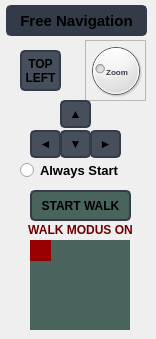
                    <widget class="QWidget" name="nav_page_grid">
                     <property name="styleSheet">
                      <string notr="true"/>
                     </property>
                     <widget class="QPushButton" name="btn_navigation_chg_to_free">
                      <property name="geometry">
                       <rect>
                        <x>6</x>
                        <y>5</y>
                        <width>141</width>
                        <height>31</height>
                       </rect>
                      </property>
                      <property name="minimumSize">
                       <size>
                        <width>0</width>
                        <height>0</height>
                       </size>
                      </property>
                      <property name="maximumSize">
                       <size>
                        <width>16777215</width>
                        <height>16777215</height>
                       </size>
                      </property>
                      <property name="font">
                       <font>
                        <pointsize>11</pointsize>
                        <bold>true</bold>
                       </font>
                      </property>
                      <property name="focusPolicy">
                       <enum>Qt::FocusPolicy::NoFocus</enum>
                      </property>
                      <property name="styleSheet">
                       <string notr="true">QPushButton {
	border: 2px solid rgb(52, 59, 72);
	border-radius: 5px;	
	background-color: rgb(52, 59, 72);
}
QPushButton:hover {
	background-color: rgb(57, 65, 80);
	border: 2px solid rgb(61, 70, 86);
}
QPushButton:pressed {	
	background-color: rgb(35, 40, 49);
	border: 2px solid rgb(43, 50, 61);
}</string>
                      </property>
                      <property name="text">
                       <string notr="true">Free Navigation</string>
                      </property>
                      <property name="iconSize">
                       <size>
                        <width>45</width>
                        <height>45</height>
                       </size>
                      </property>
                     </widget>
                     <widget class="QFrame" name="frame_6">
                      <property name="geometry">
                       <rect>
                        <x>85</x>
                        <y>40</y>
                        <width>61</width>
                        <height>61</height>
                       </rect>
                      </property>
                      <property name="frameShape">
                       <enum>QFrame::Shape::StyledPanel</enum>
                      </property>
                      <property name="frameShadow">
                       <enum>QFrame::Shadow::Raised</enum>
                      </property>
                      <widget class="QLabel" name="label_7">
                       <property name="geometry">
                        <rect>
                         <x>17</x>
                         <y>24</y>
                         <width>30</width>
                         <height>16</height>
                        </rect>
                       </property>
                       <property name="font">
                        <font>
                         <pointsize>6</pointsize>
                         <bold>true</bold>
                        </font>
                       </property>
                       <property name="styleSheet">
                        <string notr="true">background: transparent;
color:rgb(52, 59, 72);</string>
                       </property>
                       <property name="text">
                        <string notr="true">Zoom</string>
                       </property>
                       <property name="alignment">
                        <set>Qt::AlignmentFlag::AlignCenter</set>
                       </property>
                      </widget>
                      <widget class="QDial" name="dial_image_scale">
                       <property name="geometry">
                        <rect>
                         <x>0</x>
                         <y>0</y>
                         <width>61</width>
                         <height>61</height>
                        </rect>
                       </property>
                       <property name="focusPolicy">
                        <enum>Qt::FocusPolicy::NoFocus</enum>
                       </property>
                       <property name="toolTip">
                        <string>Scaling of image</string>
                       </property>
                       <property name="autoFillBackground">
                        <bool>false</bool>
                       </property>
                       <property name="styleSheet">
                        <string notr="true">QDial {
	border: 2px solid rgb(52, 59, 72);
	border-radius: 5px;	
   
}
QDial:hover {
	background-color: rgb(57, 65, 80);
	border: 2px solid rgb(61, 70, 86);
}
QDial:pressed {	
	background-color: rgb(35, 40, 49);
	border: 2px solid rgb(43, 50, 61);
}</string>
                       </property>
                       <property name="minimum">
                        <number>1</number>
                       </property>
                       <property name="maximum">
                        <number>10</number>
                       </property>
                       <property name="value">
                        <number>3</number>
                       </property>
                       <property name="tracking">
                        <bool>false</bool>
                       </property>
                       <property name="orientation">
                        <enum>Qt::Orientation::Horizontal</enum>
                       </property>
                       <property name="invertedAppearance">
                        <bool>false</bool>
                       </property>
                       <property name="invertedControls">
                        <bool>false</bool>
                       </property>
                       <property name="wrapping">
                        <bool>false</bool>
                       </property>
                       <property name="notchTarget">
                        <double>3.700000000000000</double>
                       </property>
                       <property name="notchesVisible">
                        <bool>false</bool>
                       </property>
                      </widget>
                      <zorder>dial_image_scale</zorder>
                      <zorder>label_7</zorder>
                     </widget>
                     <widget class="QLabel" name="label_walk_modus">
                      <property name="geometry">
                       <rect>
                        <x>20</x>
                        <y>220</y>
                        <width>121</width>
                        <height>20</height>
                       </rect>
                      </property>
                      <property name="font">
                       <font>
                        <pointsize>9</pointsize>
                        <bold>true</bold>
                       </font>
                      </property>
                      <property name="styleSheet">
                       <string notr="true">color: rgb(106, 0, 0)</string>
                      </property>
                      <property name="text">
                       <string notr="true">WALK MODUS ON</string>
                      </property>
                      <property name="alignment">
                       <set>Qt::AlignmentFlag::AlignCenter</set>
                      </property>
                     </widget>
                     <widget class="QPushButton" name="btn_navigation_r">
                      <property name="geometry">
                       <rect>
                        <x>90</x>
                        <y>130</y>
                        <width>31</width>
                        <height>28</height>
                       </rect>
                      </property>
                      <property name="font">
                       <font>
                        <bold>true</bold>
                       </font>
                      </property>
                      <property name="focusPolicy">
                       <enum>Qt::FocusPolicy::NoFocus</enum>
                      </property>
                      <property name="styleSheet">
                       <string notr="true">QPushButton {
	border: 2px solid rgb(52, 59, 72);
	border-radius: 5px;	
	background-color: rgb(72, 79, 92);
}
QPushButton:hover {
	background-color: rgb(57, 65, 80);
	border: 2px solid rgb(61, 70, 86);
}
QPushButton:pressed {	
	background-color: rgb(35, 40, 49);
	border: 2px solid rgb(43, 50, 61);
}</string>
                      </property>
                      <property name="text">
                       <string notr="true">►</string>
                      </property>
                     </widget>
                     <widget class="QPushButton" name="btn_navigation_d">
                      <property name="geometry">
                       <rect>
                        <x>60</x>
                        <y>130</y>
                        <width>31</width>
                        <height>28</height>
                       </rect>
                      </property>
                      <property name="font">
                       <font>
                        <bold>true</bold>
                       </font>
                      </property>
                      <property name="focusPolicy">
                       <enum>Qt::FocusPolicy::NoFocus</enum>
                      </property>
                      <property name="styleSheet">
                       <string notr="true">QPushButton {
	border: 2px solid rgb(52, 59, 72);
	border-radius: 5px;	
	background-color: rgb(72, 79, 92);
}
QPushButton:hover {
	background-color: rgb(57, 65, 80);
	border: 2px solid rgb(61, 70, 86);
}
QPushButton:pressed {	
	background-color: rgb(35, 40, 49);
	border: 2px solid rgb(43, 50, 61);
}</string>
                      </property>
                      <property name="text">
                       <string notr="true">▼</string>
                      </property>
                     </widget>
                     <widget class="QRadioButton" name="btn_walkmodus_alway_on">
                      <property name="geometry">
                       <rect>
                        <x>20</x>
                        <y>160</y>
                        <width>121</width>
                        <height>21</height>
                       </rect>
                      </property>
                      <property name="font">
                       <font>
                        <pointsize>10</pointsize>
                        <bold>true</bold>
                       </font>
                      </property>
                      <property name="text">
                       <string notr="true">Always Start</string>
                      </property>
                      <property name="autoExclusive">
                       <bool>false</bool>
                      </property>
                     </widget>
                     <widget class="QPushButton" name="btn_navigation_l">
                      <property name="geometry">
                       <rect>
                        <x>30</x>
                        <y>130</y>
                        <width>31</width>
                        <height>28</height>
                       </rect>
                      </property>
                      <property name="font">
                       <font>
                        <bold>true</bold>
                       </font>
                      </property>
                      <property name="focusPolicy">
                       <enum>Qt::FocusPolicy::NoFocus</enum>
                      </property>
                      <property name="styleSheet">
                       <string notr="true">QPushButton {
	border: 2px solid rgb(52, 59, 72);
	border-radius: 5px;	
	background-color: rgb(72, 79, 92);
}
QPushButton:hover {
	background-color: rgb(57, 65, 80);
	border: 2px solid rgb(61, 70, 86);
}
QPushButton:pressed {	
	background-color: rgb(35, 40, 49);
	border: 2px solid rgb(43, 50, 61);
}</string>
                      </property>
                      <property name="text">
                       <string notr="true">◄</string>
                      </property>
                     </widget>
                     <widget class="QFrame" name="rect_nav_overview">
                      <property name="geometry">
                       <rect>
                        <x>30</x>
                        <y>240</y>
                        <width>100</width>
                        <height>90</height>
                       </rect>
                      </property>
                      <property name="autoFillBackground">
                       <bool>false</bool>
                      </property>
                      <property name="styleSheet">
                       <string notr="true">QFrame {
	border: 0px solid rgb(52, 59, 72);
	background-color: rgb(72, 100, 92);
}</string>
                      </property>
                      <property name="frameShape">
                       <enum>QFrame::Shape::StyledPanel</enum>
                      </property>
                      <property name="frameShadow">
                       <enum>QFrame::Shadow::Raised</enum>
                      </property>
                      <widget class="QFrame" name="rect_nav_grid">
                       <property name="geometry">
                        <rect>
                         <x>0</x>
                         <y>0</y>
                         <width>21</width>
                         <height>21</height>
                        </rect>
                       </property>
                       <property name="styleSheet">
                        <string notr="true">QFrame {
	background-color: rgb(150, 0, 0);
	border: 0px solid rgb(52, 59, 72);
}</string>
                       </property>
                       <property name="frameShape">
                        <enum>QFrame::Shape::NoFrame</enum>
                       </property>
                       <property name="frameShadow">
                        <enum>QFrame::Shadow::Sunken</enum>
                       </property>
                       <property name="lineWidth">
                        <number>0</number>
                       </property>
                      </widget>
                     </widget>
                     <widget class="QPushButton" name="btn_navigation_topleft">
                      <property name="geometry">
                       <rect>
                        <x>20</x>
                        <y>50</y>
                        <width>41</width>
                        <height>41</height>
                       </rect>
                      </property>
                      <property name="font">
                       <font>
                        <pointsize>9</pointsize>
                        <bold>true</bold>
                       </font>
                      </property>
                      <property name="focusPolicy">
                       <enum>Qt::FocusPolicy::NoFocus</enum>
                      </property>
                      <property name="styleSheet">
                       <string notr="true">QPushButton {
	border: 2px solid rgb(52, 59, 72);
	border-radius: 5px;	
	background-color: rgb(72, 79, 92);
}
QPushButton:hover {
	background-color: rgb(57, 65, 80);
	border: 2px solid rgb(61, 70, 86);
}
QPushButton:pressed {	
	background-color: rgb(35, 40, 49);
	border: 2px solid rgb(43, 50, 61);
}</string>
                      </property>
                      <property name="text">
                       <string notr="true">TOP
LEFT</string>
                      </property>
                     </widget>
                     <widget class="QPushButton" name="btn_navigation_u">
                      <property name="geometry">
                       <rect>
                        <x>60</x>
                        <y>100</y>
                        <width>31</width>
                        <height>28</height>
                       </rect>
                      </property>
                      <property name="font">
                       <font>
                        <bold>true</bold>
                       </font>
                      </property>
                      <property name="focusPolicy">
                       <enum>Qt::FocusPolicy::NoFocus</enum>
                      </property>
                      <property name="styleSheet">
                       <string notr="true">QPushButton {
	border: 2px solid rgb(52, 59, 72);
	border-radius: 5px;	
	background-color: rgb(72, 79, 92);
}
QPushButton:hover {
	background-color: rgb(57, 65, 80);
	border: 2px solid rgb(61, 70, 86);
}
QPushButton:pressed {	
	background-color: rgb(35, 40, 49);
	border: 2px solid rgb(43, 50, 61);
}</string>
                      </property>
                      <property name="text">
                       <string notr="true">▲</string>
                      </property>
                     </widget>
                     <widget class="QPushButton" name="btn_navigation_startwalk">
                      <property name="geometry">
                       <rect>
                        <x>30</x>
                        <y>190</y>
                        <width>101</width>
                        <height>31</height>
                       </rect>
                      </property>
                      <property name="font">
                       <font>
                        <pointsize>9</pointsize>
                        <bold>true</bold>
                       </font>
                      </property>
                      <property name="focusPolicy">
                       <enum>Qt::FocusPolicy::NoFocus</enum>
                      </property>
                      <property name="toolTip">
                       <string>&lt;html&gt;&lt;head/&gt;&lt;body&gt;&lt;p&gt;Navigate in Snake Lines through the image. &lt;br/&gt;Keys: Right and left to move the window along the path (snake line)&lt;br/&gt;&lt;/p&gt;&lt;p&gt;Load another image: Enter - next image . Backspace - last image&lt;/p&gt;&lt;/body&gt;&lt;/html&gt;</string>
                      </property>
                      <property name="styleSheet">
                       <string notr="true">QPushButton {
	border: 2px solid rgb(52, 59, 72);
	border-radius: 5px;	
	background-color: rgb(72, 100, 92);
}
QPushButton:pressed {	
	background-color: rgb(35, 40, 49);
	border: 2px solid rgb(43, 50, 61);
}
QPushButton:hover {
	background-color: rgb(72, 120, 92);
	border: 2px solid rgb(61, 70, 86);
}</string>
                      </property>
                      <property name="text">
                       <string notr="true">START WALK</string>
                      </property>
                     </widget>
                    </widget>
